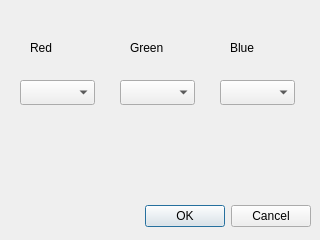
<?xml version="1.0" encoding="UTF-8"?>
<ui version="4.0">
 <class>SettingsDialog</class>
 <widget class="QDialog" name="SettingsDialog">
  <property name="geometry">
   <rect>
    <x>0</x>
    <y>0</y>
    <width>320</width>
    <height>240</height>
   </rect>
  </property>
  <property name="windowTitle">
   <string>Dialog</string>
  </property>
  <widget class="QDialogButtonBox" name="OKbutton">
   <property name="geometry">
    <rect>
     <x>10</x>
     <y>200</y>
     <width>301</width>
     <height>32</height>
    </rect>
   </property>
   <property name="orientation">
    <enum>Qt::Horizontal</enum>
   </property>
   <property name="standardButtons">
    <set>QDialogButtonBox::Cancel|QDialogButtonBox::Ok</set>
   </property>
  </widget>
  <widget class="QLabel" name="label">
   <property name="geometry">
    <rect>
     <x>30</x>
     <y>40</y>
     <width>57</width>
     <height>15</height>
    </rect>
   </property>
   <property name="text">
    <string>Red</string>
   </property>
  </widget>
  <widget class="QLabel" name="label_2">
   <property name="geometry">
    <rect>
     <x>130</x>
     <y>40</y>
     <width>57</width>
     <height>15</height>
    </rect>
   </property>
   <property name="text">
    <string>Green</string>
   </property>
  </widget>
  <widget class="QLabel" name="label_3">
   <property name="geometry">
    <rect>
     <x>230</x>
     <y>40</y>
     <width>57</width>
     <height>15</height>
    </rect>
   </property>
   <property name="text">
    <string>Blue</string>
   </property>
  </widget>
  <widget class="QComboBox" name="Raxisbox">
   <property name="geometry">
    <rect>
     <x>20</x>
     <y>80</y>
     <width>75</width>
     <height>25</height>
    </rect>
   </property>
  </widget>
  <widget class="QComboBox" name="Gaxisbox">
   <property name="geometry">
    <rect>
     <x>120</x>
     <y>80</y>
     <width>75</width>
     <height>25</height>
    </rect>
   </property>
  </widget>
  <widget class="QComboBox" name="Baxisbox">
   <property name="geometry">
    <rect>
     <x>220</x>
     <y>80</y>
     <width>75</width>
     <height>25</height>
    </rect>
   </property>
  </widget>
 </widget>
 <resources/>
 <connections>
  <connection>
   <sender>OKbutton</sender>
   <signal>accepted()</signal>
   <receiver>SettingsDialog</receiver>
   <slot>accept()</slot>
   <hints>
    <hint type="sourcelabel">
     <x>248</x>
     <y>254</y>
    </hint>
    <hint type="destinationlabel">
     <x>157</x>
     <y>274</y>
    </hint>
   </hints>
  </connection>
  <connection>
   <sender>OKbutton</sender>
   <signal>rejected()</signal>
   <receiver>SettingsDialog</receiver>
   <slot>reject()</slot>
   <hints>
    <hint type="sourcelabel">
     <x>316</x>
     <y>260</y>
    </hint>
    <hint type="destinationlabel">
     <x>286</x>
     <y>274</y>
    </hint>
   </hints>
  </connection>
  <connection>
   <sender>Baxisbox</sender>
   <signal>currentIndexChanged(QString)</signal>
   <receiver>SettingsDialog</receiver>
   <slot>BlueChanged(QString)</slot>
   <hints>
    <hint type="sourcelabel">
     <x>257</x>
     <y>92</y>
    </hint>
    <hint type="destinationlabel">
     <x>159</x>
     <y>119</y>
    </hint>
   </hints>
  </connection>
  <connection>
   <sender>Gaxisbox</sender>
   <signal>currentIndexChanged(QString)</signal>
   <receiver>SettingsDialog</receiver>
   <slot>GreenChanged(QString)</slot>
   <hints>
    <hint type="sourcelabel">
     <x>157</x>
     <y>92</y>
    </hint>
    <hint type="destinationlabel">
     <x>159</x>
     <y>119</y>
    </hint>
   </hints>
  </connection>
  <connection>
   <sender>Raxisbox</sender>
   <signal>currentIndexChanged(QString)</signal>
   <receiver>SettingsDialog</receiver>
   <slot>RedChanged(QString)</slot>
   <hints>
    <hint type="sourcelabel">
     <x>57</x>
     <y>92</y>
    </hint>
    <hint type="destinationlabel">
     <x>159</x>
     <y>119</y>
    </hint>
   </hints>
  </connection>
 </connections>
 <slots>
  <slot>RedChanged(QString)</slot>
  <slot>GreenChanged(QString)</slot>
  <slot>BlueChanged(QString)</slot>
 </slots>
</ui>
